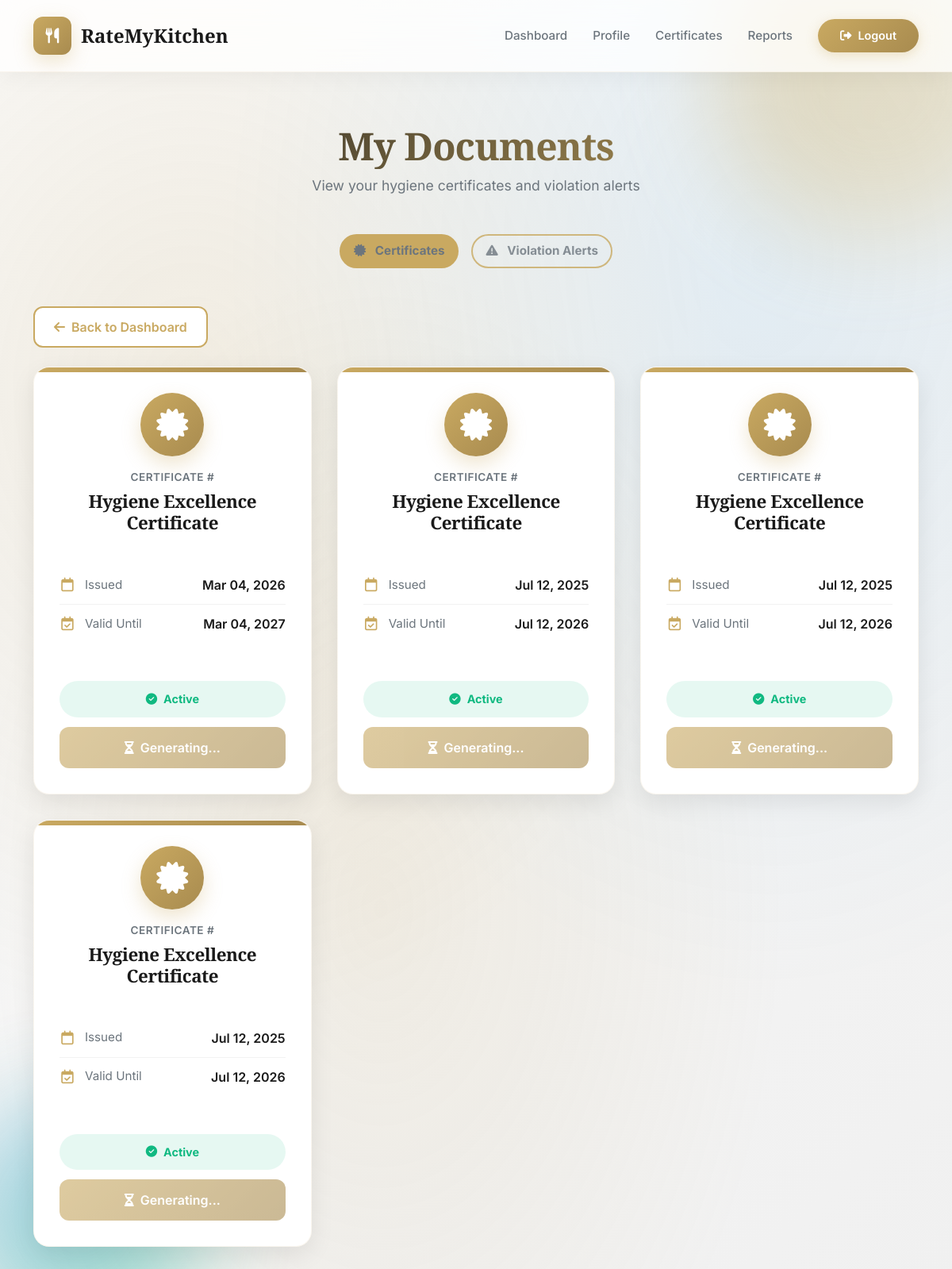
Page /User/certificates/ (signed in) on the committed database.
### User/models.py (models this page shows, shortened)
class Certificate(models.Model):
    hotel       = models.ForeignKey(tbl_hotel, on_delete=models.CASCADE)
    issue_date  = models.DateField(auto_now_add=True)
    valid_till  = models.DateField()
    status      = models.CharField(max_length=20, default="Active")
    file        = models.FileField(upload_to='certificates/', null=True, blank=True)
    certificate_number = models.CharField(max_length=50, blank=True)

### User/views.py (the view)
# urls.py: path('certificates/', views.view_all_certificates, name='view_all_certificates'),
def view_all_certificates(request):
    from datetime import date
    hotel = _require_hotel(request)
    if not hotel:
        return redirect("guest:login")
    today = date.today()
    certificates = Certificate.objects.filter(hotel=hotel).order_by('-issue_date')
    for cert in certificates:
        if cert.valid_till < today and cert.status != 'Expired':
            cert.status = 'Expired'
            cert.save()
    ai_violations = HygieneViolation.objects.filter(hotel=hotel).order_by('-issue_date')
    hotel_warnings = list(HotelWarning.objects.filter(hotel=hotel).order_by('-created_at'))
    for warn in hotel_warnings:
        warn.photo_url = None
        warn.video_url = None
        if warn.complaint and warn.complaint.image:
            warn.photo_url = warn.complaint.image.url
        elif warn.complaint and warn.complaint.video:
            warn.video_url = warn.complaint.video.url
        else:
            upload = UploadModel.objects.filter(hotel=hotel, uploaded_at__lte=warn.created_at).order_by('-uploaded_at').first()
            if upload and upload.image:
                warn.photo_url = upload.image.url
            elif upload and upload.video:
                warn.video_url = upload.video.url
    return render(request, 'User/Certificates.html', {
        'certificates': certificates,
        'ai_violations': ai_violations,
        'hotel_warnings': hotel_warnings,
        'hotel': hotel
    })

### User/views.py (called while the page is built)
def _require_hotel(request):
    hid = request.session.get("hid")
    if not hid:
        return None
    try:
        return tbl_hotel.objects.get(id=hid)
    except tbl_hotel.DoesNotExist:
        return None

### User/Templates/User/Certificates.html (shortened to what this page needs)
{% extends "User/Header.html" %}
{% block content %}
<div class="container">
    <div class="page-header" data-aos="fade-up">
        <h1 class="page-title">My Documents</h1>
        <p class="page-subtitle">View your hygiene certificates and violation alerts</p>
    </div>
    <ul class="nav nav-pills mb-5 justify-content-center" id="docTabs" role="tablist" data-aos="fade-up">
        <li class="nav-item" role="presentation">
            <button class="nav-link active rounded-pill px-4 fw-bold mx-2" id="certificates-tab" data-bs-toggle="pill" data-bs-target="#certificatesPane" type="button" role="tab" aria-controls="certificatesPane" aria-selected="true">
                <i class="fas fa-certificate me-2"></i> Certificates
            </button>
        </li>
        <li class="nav-item" role="presentation">
            <button class="nav-link rounded-pill px-4 fw-bold mx-2" id="warnings-tab" data-bs-toggle="pill" data-bs-target="#warningsPane" type="button" role="tab" aria-controls="warningsPane" aria-selected="false">
                <i class="fas fa-exclamation-triangle me-2"></i> Violation Alerts
            </button>
        </li>
    </ul>
    <div class="mb-4" data-aos="fade-up">
        <a href="/User/homepage/" class="btn-back">
            <i class="fas fa-arrow-left"></i> Back to Dashboard
        </a>
    </div>
    <div class="tab-content" id="docTabsContent">
        <div class="tab-pane fade show active" id="certificatesPane" role="tabpanel" aria-labelledby="certificates-tab" tabindex="0">
    {% if certificates %}
    <div class="cert-grid">
        {% for cert in certificates %}
        <div class="cert-card" data-aos="fade-up" data-aos-delay="{{ forloop.counter0|add:100 }}">
            <div class="cert-card-header">
                <div class="cert-icon">
                    <i class="fas fa-certificate"></i>
                </div>
                <div class="cert-number">Certificate #{{ cert.certificate_number }}</div>
                <h3 class="cert-title">Hygiene Excellence Certificate</h3>
            </div>
            <div class="cert-card-body">
                <div class="cert-detail-item">
                    <i class="far fa-calendar cert-detail-icon"></i>
                    <span class="cert-detail-text">Issued</span>
                    <span class="cert-detail-value">{{ cert.issue_date|date:"M d, Y" }}</span>
                </div>
                <div class="cert-detail-item">
                    <i class="far fa-calendar-check cert-detail-icon"></i>
                    <span class="cert-detail-text">Valid Until</span>
                    <span class="cert-detail-value">{{ cert.valid_till|date:"M d, Y" }}</span>
                </div>
            </div>
            <div class="cert-card-footer">
                <span
                    class="status-badge {% if cert.status == 'Active' %}status-active{% else %}status-expired{% endif %}">
                    <i class="fas fa-{% if cert.status == 'Active' %}check-circle{% else %}times-circle{% endif %}"></i>
                    {{ cert.status }}
                </span>
                {% if cert.file %}
                <a href="/User/download-certificate/{{ cert.id }}/" class="btn-download">
                    <i class="fas fa-download"></i> Download PDF
                </a>
                {% else %}
                <button class="btn-download" disabled>
                    <i class="fas fa-hourglass-half"></i> Generating...
                </button>
                {% endif %}
            </div>
        </div>
        {% endfor %}
    </div>
    {% endif %}
        </div>
    </div>
</div>
{% endblock %}

### User/Templates/User/Header.html (style rules this page uses)
:root { --primary: #C9A961; --primary-dark: #A88B4F; --primary-light: #E5D4A6; --secondary: #2C3E50; --accent: #3498DB; --success: #10b981; --warning: #f59e0b; --danger: #ef4444; --light: #F8F9FA; --white: #FFFFFF; --dark: #1A1A1A; --text-primary: #2C3E50; --text-secondary: #6C757D; }
* { margin: 0; padding: 0; box-sizing: border-box; }
body { font-family: 'Inter', sans-serif; background: linear-gradient(135deg, #fafafa 0%, #f0f0f0 100%); color: var(--text-primary); overflow-x: hidden; position: relative; min-height: 100vh; }
h1, h2, h3, h4, h5, h6 { font-family: 'Playfair Display', serif; font-weight: 800; letter-spacing: -0.02em; }
.nav-link { color: var(--text-secondary) !important; font-weight: 500; font-size: 0.95rem; position: relative; padding: 0.5rem 1rem !important; transition: all 0.3s ease; }
.nav-link::before { content: ''; position: absolute; bottom: 0; left: 50%; width: 0; height: 2px; background: linear-gradient(90deg, var(--primary), var(--primary-dark)); transform: translateX(-50%); transition: width 0.3s ease; }

### User/Templates/User/Certificates.html (style rules this page uses)
.page-header { text-align: center; margin-bottom: 3rem; padding-top: 2rem; }
.page-title { font-size: 3rem; font-weight: 800; background: linear-gradient(135deg, var(--dark), var(--primary)); -webkit-background-clip: text; -webkit-text-fill-color: transparent; background-clip: text; margin-bottom: 0.5rem; }
.page-subtitle { color: #6C757D; font-size: 1.1rem; }
.cert-grid { display: grid; grid-template-columns: repeat(auto-fill, minmax(350px, 1fr)); gap: 2rem; margin-bottom: 2rem; }
.cert-card { background: white; border-radius: 20px; overflow: hidden; box-shadow: 0 10px 30px rgba(0, 0, 0, 0.08); border: 1px solid rgba(201, 169, 97, 0.1); transition: all 0.4s ease; position: relative; }
.cert-card::before { content: ''; position: absolute; top: 0; left: 0; right: 0; height: 6px; background: linear-gradient(90deg, var(--primary), var(--primary-dark)); }
.cert-card-header { padding: 2rem 2rem 1rem; text-align: center; }
.cert-icon { width: 80px; height: 80px; background: linear-gradient(135deg, var(--primary), var(--primary-dark)); border-radius: 50%; display: inline-flex; align-items: center; justify-content: center; color: white; font-size: 2.5rem; margin-bottom: 1rem; box-shadow: 0 10px 25px rgba(201, 169, 97, 0.3); }
.cert-number { font-size: 0.85rem; color: var(--text-secondary); font-weight: 600; text-transform: uppercase; letter-spacing: 0.5px; margin-bottom: 0.5rem; }
.cert-title { font-size: 1.4rem; font-weight: 700; color: var(--dark); margin-bottom: 1.5rem; }
.cert-card-body { padding: 0 2rem 1.5rem; }
.cert-detail-item { display: flex; align-items: center; gap: 0.75rem; padding: 0.75rem 0; border-bottom: 1px solid rgba(0, 0, 0, 0.05); }
.cert-detail-item:last-child { border-bottom: none; }
.cert-detail-icon { color: var(--primary); font-size: 1.1rem; width: 20px; text-align: center; }
.cert-detail-text { flex: 1; font-size: 0.95rem; color: var(--text-secondary); }
.cert-detail-value { font-weight: 600; color: var(--dark); }
.cert-card-footer { padding: 1.5rem 2rem 2rem; display: flex; flex-direction: column; gap: 0.75rem; }
.status-badge { display: inline-flex; align-items: center; justify-content: center; gap: 0.5rem; padding: 0.75rem 1.25rem; border-radius: 50px; font-size: 0.9rem; font-weight: 700; width: 100%; }
.status-active { background: rgba(16, 185, 129, 0.1); color: var(--success); }
.btn-download { background: linear-gradient(135deg, var(--primary), var(--primary-dark)); color: white; border: none; padding: 0.875rem 1.5rem; border-radius: 12px; font-weight: 600; transition: all 0.3s ease; text-decoration: none; display: inline-flex; align-items: center; justify-content: center; gap: 0.5rem; width: 100%; }
.btn-download:disabled { opacity: 0.6; cursor: not-allowed; }
.btn-back { background: white; border: 2px solid var(--primary); color: var(--primary); padding: 0.75rem 1.5rem; border-radius: 12px; font-weight: 600; transition: all 0.3s ease; text-decoration: none; display: inline-flex; align-items: center; gap: 0.5rem; }
.nav-pills .nav-link { border: 2px solid var(--primary); color: var(--primary); opacity: 0.8; transition: all 0.3s ease; }
.nav-pills .nav-link.active { background: var(--primary); color: white; opacity: 1; }

### rows in the picture
Certificate: issue_date "Mar 04, 2026", valid_till "Mar 04, 2027", status "Active", file "Generating..."
Certificate: issue_date "Jul 12, 2025", valid_till "Jul 12, 2026", status "Active", shows "Generating..."
Certificate: issue_date "Jul 12, 2025", valid_till "Jul 12, 2026", status "Active", shows "Generating..."
Certificate: issue_date "Jul 12, 2025", valid_till "Jul 12, 2026", status "Active", shows "Generating..."
